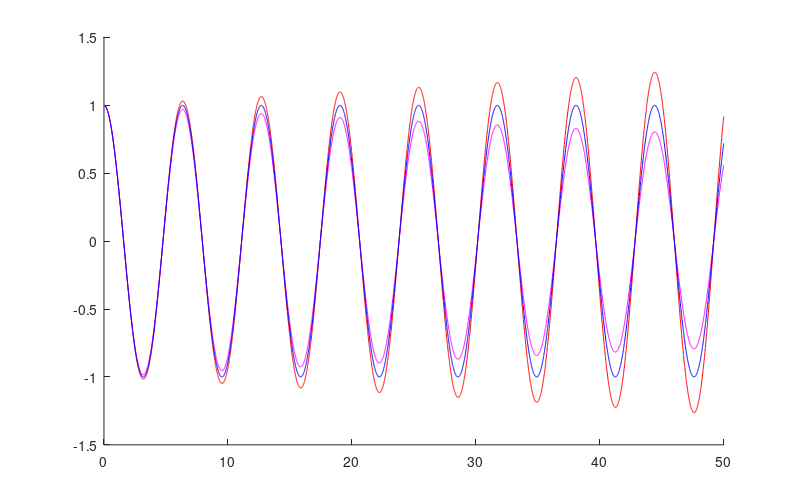

Here is the MATLAB script that generated this plot: (Note: this script raises an error after producing the figure.)
% Problem 5
  T = 50;
dt = 0.01;
g = 9.8;
l = 10;
A = [0 1;
    -g/l 0];
x0 = [1 0];
x_FE(1,:) = x0;
for i = 1:T/dt
    x_FE(i+1,:) = (eye(2) + dt*A)*(x_FE(i,:).');
end
thsave_FE = x_FE(:,1);
phisave_FE = x_FE(:,2);

x_BE(1,:) = x0;
for i = 1:T/dt
    x_BE(i+1,:) = inv(eye(2) - dt*A)*(x_BE(i,:).');
end    
thsave_BE = x_BE(:,1);
phisave_BE = x_BE(:,2);

x_LE(1,:) = x0;
x_LE(2,:) = (eye(2) + dt*A)*(x_LE(1,:).');
for i = 2:T/dt
    x_LE(i+1,:) = x_LE(i-1,:).' + 2*dt*A*(x_LE(i,:).');
end    
thsave_LE = x_LE(:,1);
phisave_LE = x_LE(:,2);

ts = 0:dt:T;
clf
set(gcf, 'position', [100 100 800 500], 'paperpositionmode', 'auto')
hold on
plot(ts, thsave_FE, 'r')
plot(ts, thsave_BE, 'm')
plot(ts, thsave_LE, 'b')
yline(1, 'k:')
xlabel('Time')
ylabel('Angle of Deflection \theta')
legend('Forward Euler','Backword Euler','Leapfrog','Maximum Amplitude',...
    'Location', 'SouthWest')
title('Linear Pendulum Solutions')

print(gcf, '-dpng', 'linear_pendulum_solutions.png')

% Problem 5
thetaVec = -2:0.2:2;
phiVec = -2:0.2:2;
[theta,phi] = meshgrid(thetaVec,phiVec);
dthedt = @(t,p) p;
dphidt = @(t,p) -g*t/l;

clf
hold on
axis equal
xlim([-2,2])
ylim([-2,2])
xlabel('\theta')
ylabel('\phi')
title('Phase Portrait and Linear Solutions')
plot(thsave_FE,phisave_FE,'r')
plot(thsave_BE,phisave_BE,'m')
plot(thsave_LE,phisave_LE,'b')
quiver(theta,phi,dthedt(theta,phi),dphidt(theta,phi))
legend('Forward Euler','Backword Euler','Leapfrog','Location', 'SouthEast')

print(gcf, '-dpng', 'linear_phase_portrait.png')

% Problem 8
thetaVec2 = linspace(-2*pi,2*pi,25);
phiVec2 = (-3:0.5:4);
[theta2,phi2] = meshgrid(thetaVec2,phiVec2);
dthedt = @(t,p) p;
dphidt = @(t,p) -g*sin(t)/l;
odefun = @(t,Z) [ dthedt(Z(1),Z(2));
                  dphidt(Z(1),Z(2)) ];
                                         
[tsol1,Zsol1] = ode45(odefun,ts,[0.1;0]);
[tsol2,Zsol2] = ode45(odefun,ts,[1;0]);
[tsol3,Zsol3] = ode45(odefun,ts,[3;0]);
[tsol4,Zsol4] = ode45(odefun,ts,[-2*pi;2.1]);
[tsol5,Zsol5] = ode45(odefun,ts,[-2*pi;3]);

clf
hold on
axis equal
xlim([-2*pi,2*pi])
ylim([-3,4])
xlabel('\theta')
ylabel('\phi')
title('Non-Linear Phase Portrait')
quiver(theta2,phi2,dthedt(theta2,phi2),dphidt(theta2,phi2))
plot(Zsol1(:,1),Zsol1(:,2))
plot(Zsol2(:,1),Zsol2(:,2))
plot(Zsol3(:,1),Zsol3(:,2))
plot(Zsol4(:,1),Zsol4(:,2))
plot(Zsol5(:,1),Zsol5(:,2))

print(gcf, '-dpng', 'nonlinear_phase_portrait.png')




